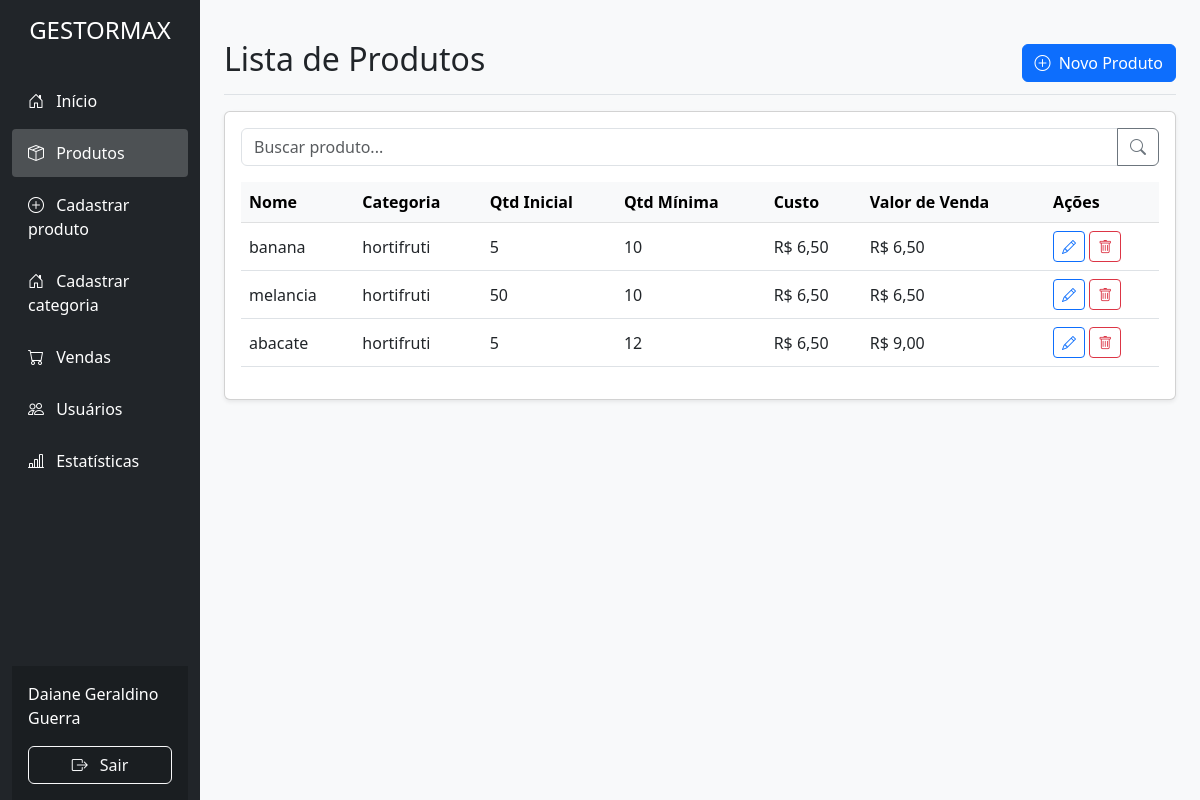
/pages/produtos-lista.php (signed in), run on the app's committed database.
### tables this page shows
CREATE TABLE `produtos` (
  `id` int NOT NULL,
  `nome` varchar(100) NOT NULL,
  `categoria_id` int DEFAULT NULL,
  `quantidade_inicial` int NOT NULL,
  `quantidade_minima` int NOT NULL,
  `custo` decimal(10,2) NOT NULL,
  `valor_venda` decimal(10,2) NOT NULL
);

CREATE TABLE `categorias` (
  `categoria_id` int NOT NULL,
  `nome` varchar(100) NOT NULL
);

### pages/produtos-lista.php (the view, shortened to what this page needs)
<?php
include 'conexao.php';
$sql = "SELECT p.*, c.nome AS cat_nome FROM produtos p LEFT JOIN categorias c ON p.categoria_id = c.categoria_id";
$result = $conn->query($sql);
?>
<!DOCTYPE html>
<html lang="pt-BR">
<head>
  <link href="https://cdn.jsdelivr.net/npm/bootstrap@5.3.0/dist/css/bootstrap.min.css" rel="stylesheet" />
  <link rel="stylesheet" href="https://cdn.jsdelivr.net/npm/bootstrap-icons@1.10.0/font/bootstrap-icons.css" />
  <link rel="stylesheet" href="../styles/produtos.css" />
  <link rel="stylesheet" href="../styles/sidebar.css" />
</head>
<body>
<div class="container-fluid">
  <div class="row">
    <?php include '../INCLUDE/sidebar.php'; ?>
    <main class="col-md-9 ms-sm-auto col-lg-10 px-md-4 py-4">
      <div class="d-flex justify-content-between flex-wrap flex-md-nowrap align-items-center pt-3 pb-2 mb-3 border-bottom">
        <h1 class="h2">Lista de Produtos</h1>
        <a href="produtos-cadastro.php" class="btn btn-primary">
          <i class="bi bi-plus-circle me-1"></i> Novo Produto
        </a>
      </div>
      <div class="card shadow-sm">
        <div class="card-body">
          <div class="input-group mb-3">
            <input type="text" id="busca-produto" class="form-control" placeholder="Buscar produto..." />
            <button class="btn btn-outline-secondary" type="button" id="btn-buscar-produto">
              <i class="bi bi-search"></i>
            </button>
          </div>
          <div class="table-responsive">
            <table class="table table-hover" id="tabela-produtos">
              <thead class="table-light">
                <tr>
                  <th>Nome</th>
                  <th>Categoria</th>
                  <th>Qtd Inicial</th>
                  <th>Qtd Mínima</th>
                  <th>Custo</th>
                  <th>Valor de Venda</th>
                  <th>Ações</th>
                </tr>
              </thead>
              <tbody>
                <?php
                if ($result->num_rows > 0) {
                  while ($row = $result->fetch_assoc()) {
                    echo "<tr>";
                    echo "<td>" . htmlspecialchars($row['nome']) . "</td>";
                    echo "<td>" . htmlspecialchars($row['cat_nome'] ?? 'Sem categoria') . "</td>";
                    echo "<td>" . intval($row['quantidade_inicial']) . "</td>";
                    echo "<td>" . intval($row['quantidade_minima']) . "</td>";
                    echo "<td>R$ " . number_format($row['custo'], 2, ',', '.') . "</td>";
                    echo "<td>R$ " . number_format($row['valor_venda'], 2, ',', '.') . "</td>";
                    echo "<td>
                            <a href='produtos-editar.php?id=" . $row['id'] . "' class='btn btn-sm btn-outline-primary' title='Editar'>
                              <i class='bi bi-pencil'></i>
                            </a>
                            <button class='btn btn-sm btn-outline-danger btn-excluir' data-id='" . $row['id'] . "' title='Excluir'>
                              <i class='bi bi-trash'></i>
                            </button>
                          </td>";
                    echo "</tr>";
                  }
                } else {
                  echo "<tr><td colspan='7' class='text-center'>Nenhum produto encontrado.</td></tr>";
                }
                ?>
              </tbody>
            </table>
          </div>
        </div>
      </div>
    </main>
  </div>
</div>
</body>
</html>

### styles/produtos.css (style rules this page uses)
body { background-color: #f8f9fa; overflow-x: hidden; }
.table th { white-space: nowrap; }
.table td { vertical-align: middle; }

### data on the page
produtos: nome "banana", categoria.nome "hortifruti", quantidade_inicial "5", quantidade_minima "10", custo "6,50", valor_venda "6,50"
produtos: nome "melancia", categoria.nome "hortifruti", quantidade_inicial "50", quantidade_minima "10", custo "6,50", valor_venda "6,50"
produtos: nome "abacate", categoria.nome "hortifruti", quantidade_inicial "5", quantidade_minima "12", custo "6,50", valor_venda "9,00"

### other printed values
$_SESSION['usuario_nome'] "Daiane Geraldino Guerra"
